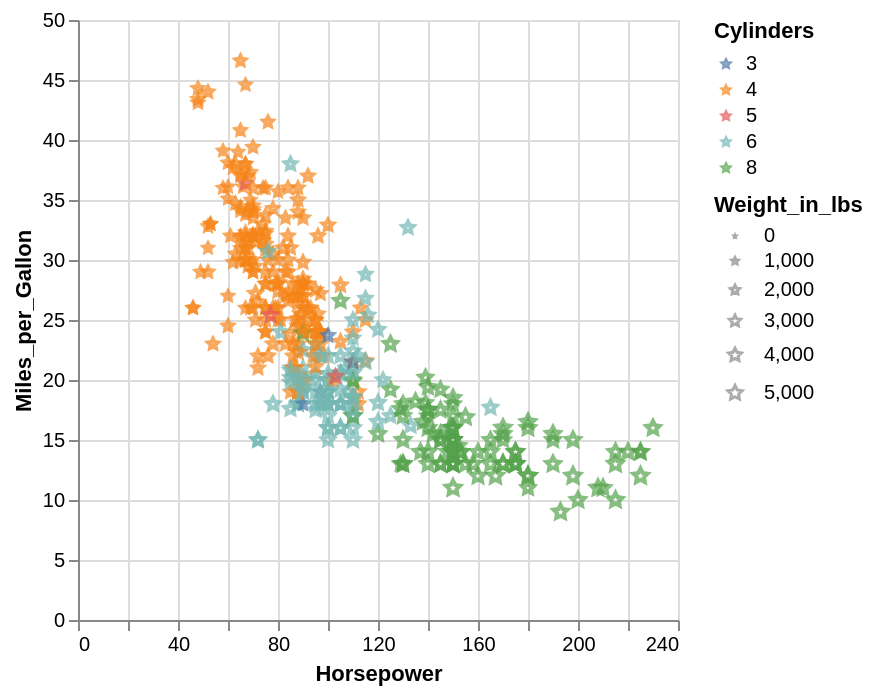

The Vega-Lite source for this figure:
### Vega-Lite specification from a JSON file in a GitHub repository (floating-point values rounded to 4 significant figures; data arrays with more than 128 entries replaced by an {"elided": "..."} marker saying what was removed)
{"$schema": "https://vega.github.io/schema/vega-lite/v4.json", "description": "A scatterplot with custom star shapes.", "data": {"values": {"elided": "406 records"}}, "mark": "point", "encoding": {"x": {"field": "Horsepower", "type": "quantitative"}, "y": {"field": "Miles_per_Gallon", "type": "quantitative"}, "color": {"field": "Cylinders", "type": "nominal"}, "size": {"field": "Weight_in_lbs", "type": "quantitative"}, "shape": {"value": "M0,0.2L0.2351,0.3236 0.1902,0.0618 0.3804,-0.1236 0.1175,-0.1618 0,-0.4 -0.1175,-0.1618 -0.3804,-0.1236 -0.1902,0.0618 -0.2351,0.3236 0,0.2Z"}}}
